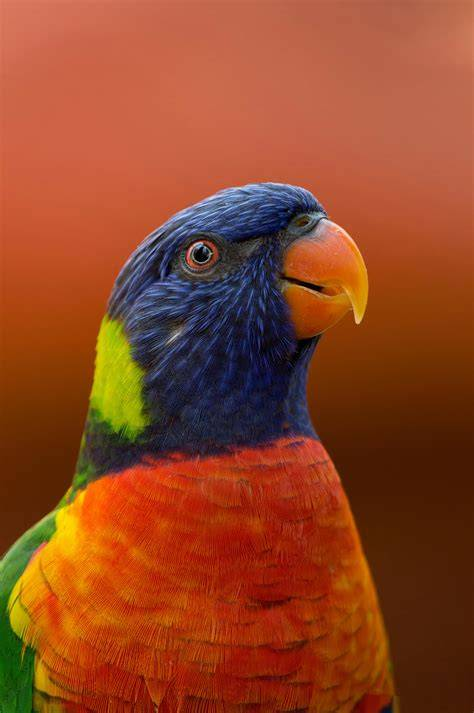
#> input picture Image Processing and Pattern Recognition/image.jpeg, 474 x 713 px
$ jupyter execute Lab1.ipynb   (shell and % lines are left out)
#> lines starting #> are read from the running program, lines starting #| are printed output that depends on the picture
[cell 1]
import cv2
import matplotlib.pyplot as plt

[cell 2]
#load RGB image
image_path = "image.jpeg"
bgr_image = cv2.imread(image_path)
#> bgr_image is the input picture: shape (713, 474, 3); mean B, G, R 37.4, 69.9, 145.8

[cell 3]
rgb_image = cv2.cvtColor(bgr_image, cv2.COLOR_BGR2RGB)

# Display
plt.imshow(rgb_image)
plt.axis('off')  # hides the axis numbers
plt.show()

[cell 4]
plt.imshow(bgr_image)
plt.axis('off')
plt.show()

[cell 5]
grey_image = cv2.cvtColor(bgr_image, cv2.COLOR_BGR2GRAY)
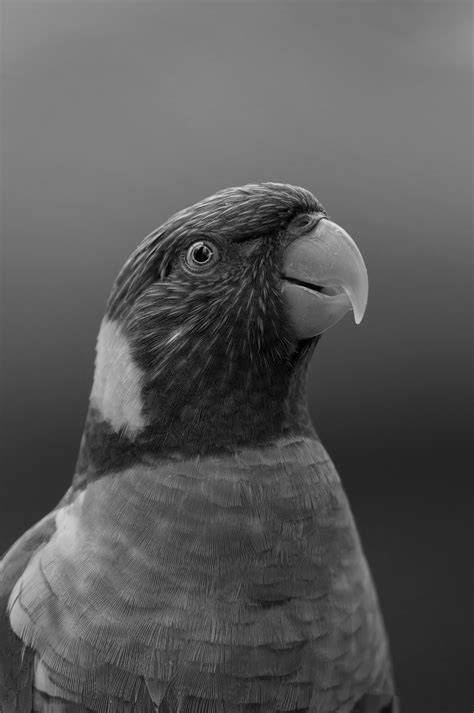
#> grey_image: shape (713, 474); min 0, max 231, mean 88.9

# Display
plt.imshow(grey_image, cmap="gray")

[cell 6]
grey_image = cv2.cvtColor(rgb_image, cv2.COLOR_RGB2GRAY)

# Display
plt.imshow(grey_image, cmap="grey")
plt.axis('off')  # hides the axis numbers
plt.show()

[cell 7]
# Display side by side
fig, axes = plt.subplots(1, 2, figsize=(10, 10))

axes[0].imshow(rgb_image)
axes[0].set_title("Original Image")


axes[1].imshow(grey_image, cmap='gray')  # cmap='gray' is important!
axes[1].set_title("Grayscale Image")
plt.tight_layout()

plt.show()
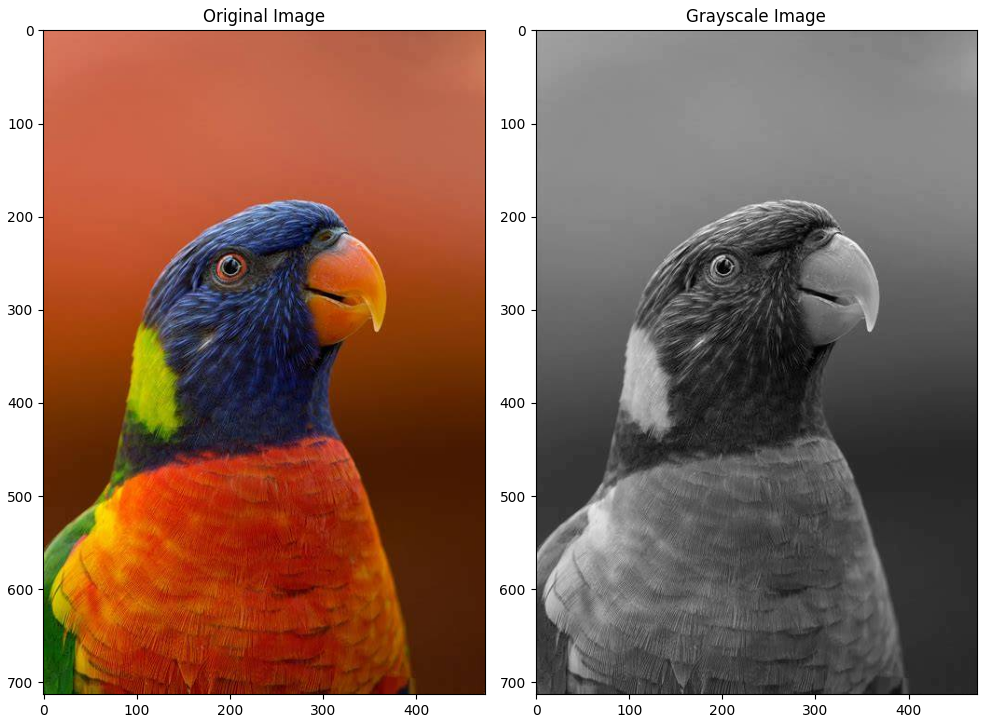
#> figure drawn by matplotlib, 2 panels
